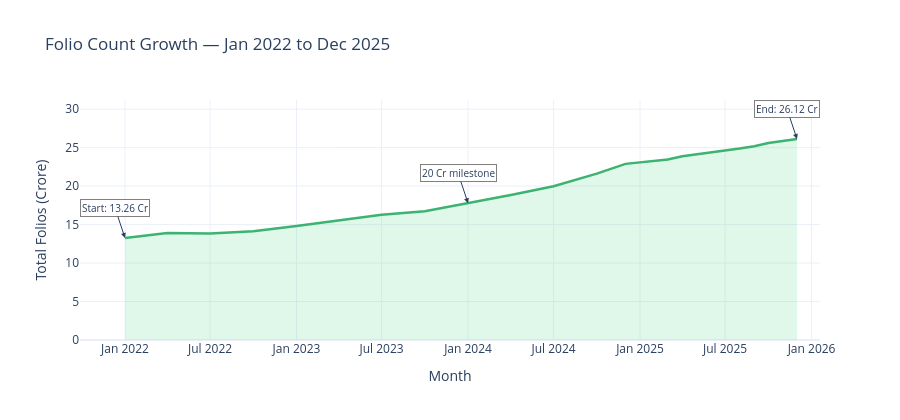

Write notebook code for a chart like this one.
### Markdown cell above
---
## Chart 7 — Folio Count Growth (2022–2025)
**Insight:** Total investor folios doubled from 13.26 Cr in Jan 2022 to 26.12 Cr in Dec 2025 — indicating that mutual fund penetration in India is growing rapidly.

### Code cell
folio_date_col  = [c for c in folio.columns if 'date' in c.lower() or 'month' in c.lower()][0]
folio_count_col = [c for c in folio.columns if 'folio' in c.lower() or 'count' in c.lower()][0]

folio[folio_date_col] = pd.to_datetime(folio[folio_date_col], errors='coerce')
folio_plot = folio.sort_values(folio_date_col)

fig = go.Figure()
fig.add_trace(go.Scatter(
    x=folio_plot[folio_date_col], y=folio_plot[folio_count_col],
    mode='lines', fill='tozeroy',
    line=dict(color='mediumseagreen', width=2.5),
    fillcolor='rgba(46,204,113,0.15)',
    name='Total Folios'
))

# Milestones
milestones = [
    ('2022-01-01', 'Start: 13.26 Cr'),
    ('2024-01-01', '20 Cr milestone'),
    ('2025-12-01', 'End: 26.12 Cr'),
]
for date_str, label in milestones:
    row = folio_plot[folio_plot[folio_date_col] >= date_str].iloc[0] if not folio_plot[folio_plot[folio_date_col] >= date_str].empty else None
    if row is not None:
        fig.add_annotation(
            x=row[folio_date_col], y=row[folio_count_col],
            text=label, showarrow=True, arrowhead=2,
            font=dict(size=10), bgcolor='white', bordercolor='gray'
        )

fig.update_layout(
    title='Folio Count Growth — Jan 2022 to Dec 2025',
    xaxis_title='Month', yaxis_title='Total Folios (Crore)',
    template='plotly_white', height=420
)
fig.show()
save_plotly(fig, '07_folio_count_growth.png')

### Figure 1 — Plotly figure (JSON) as saved in the notebook; plotly's stock layout.template omitted (floating-point values rounded to 4 significant figures)
{"data": [{"fill": "tozeroy", "fillcolor": "rgba(46,204,113,0.15)", "line": {"color": "mediumseagreen", "width": 2.5}, "mode": "lines", "name": "Total Folios", "type": "scatter", "x": ["2022-01-01T00:00:00.000000", "2022-04-01T00:00:00.000000", "2022-07-01T00:00:00.000000", "2022-10-01T00:00:00.000000", "2023-01-01T00:00:00.000000", "2023-04-01T00:00:00.000000", "2023-07-01T00:00:00.000000", "2023-10-01T00:00:00.000000", "2024-01-01T00:00:00.000000", "2024-04-01T00:00:00.000000", "2024-07-01T00:00:00.000000", "2024-10-01T00:00:00.000000", "2024-12-01T00:00:00.000000", "2025-01-01T00:00:00.000000", "2025-03-01T00:00:00.000000", "2025-04-01T00:00:00.000000", "2025-07-01T00:00:00.000000", "2025-08-01T00:00:00.000000", "2025-09-01T00:00:00.000000", "2025-10-01T00:00:00.000000", "2025-12-01T00:00:00.000000"], "y": [13.26, 13.91, 13.85, 14.12, 14.81, 15.54, 16.28, 16.72, 17.78, 18.85, 19.98, 21.62, 22.89, 23.1, 23.45, 23.89, 24.57, 24.89, 25.19, 25.6, 26.12]}], "layout": {"annotations": [{"arrowhead": 2, "bgcolor": "white", "bordercolor": "gray", "font": {"size": 10}, "showarrow": true, "text": "Start: 13.26 Cr", "x": "2022-01-01T00:00:00", "y": 13.26}, {"arrowhead": 2, "bgcolor": "white", "bordercolor": "gray", "font": {"size": 10}, "showarrow": true, "text": "20 Cr milestone", "x": "2024-01-01T00:00:00", "y": 17.78}, {"arrowhead": 2, "bgcolor": "white", "bordercolor": "gray", "font": {"size": 10}, "showarrow": true, "text": "End: 26.12 Cr", "x": "2025-12-01T00:00:00", "y": 26.12}], "height": 420, "title": {"text": "Folio Count Growth — Jan 2022 to Dec 2025"}, "xaxis": {"title": {"text": "Month"}}, "yaxis": {"title": {"text": "Total Folios (Crore)"}}}}
